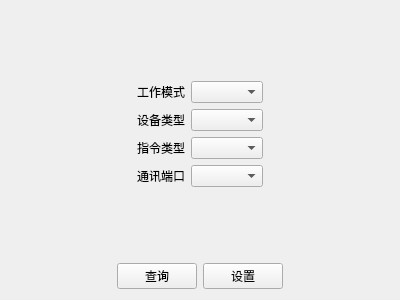
<?xml version="1.0" encoding="UTF-8"?>
<ui version="4.0">
 <class>UploadPramForm</class>
 <widget class="QWidget" name="UploadPramForm">
  <property name="geometry">
   <rect>
    <x>0</x>
    <y>0</y>
    <width>400</width>
    <height>300</height>
   </rect>
  </property>
  <property name="windowTitle">
   <string>Form</string>
  </property>
  <layout class="QVBoxLayout" name="verticalLayout">
   <item>
    <spacer name="verticalSpacer">
     <property name="orientation">
      <enum>Qt::Vertical</enum>
     </property>
     <property name="sizeHint" stdset="0">
      <size>
       <width>20</width>
       <height>66</height>
      </size>
     </property>
    </spacer>
   </item>
   <item>
    <layout class="QHBoxLayout" name="horizontalLayout_2">
     <item>
      <spacer name="horizontalSpacer_3">
       <property name="orientation">
        <enum>Qt::Horizontal</enum>
       </property>
       <property name="sizeHint" stdset="0">
        <size>
         <width>40</width>
         <height>20</height>
        </size>
       </property>
      </spacer>
     </item>
     <item>
      <layout class="QGridLayout" name="gridLayout">
       <item row="1" column="0">
        <widget class="QLabel" name="label">
         <property name="text">
          <string>设备类型</string>
         </property>
        </widget>
       </item>
       <item row="1" column="1">
        <widget class="QComboBox" name="comboBox"/>
       </item>
       <item row="3" column="1">
        <widget class="QComboBox" name="comboBox_4"/>
       </item>
       <item row="2" column="1">
        <widget class="QComboBox" name="comboBox_2"/>
       </item>
       <item row="2" column="0">
        <widget class="QLabel" name="label_2">
         <property name="text">
          <string>指令类型</string>
         </property>
        </widget>
       </item>
       <item row="3" column="0">
        <widget class="QLabel" name="label_4">
         <property name="text">
          <string>通讯端口</string>
         </property>
        </widget>
       </item>
       <item row="0" column="0">
        <widget class="QLabel" name="label_3">
         <property name="text">
          <string>工作模式</string>
         </property>
        </widget>
       </item>
       <item row="0" column="1">
        <widget class="QComboBox" name="comboBox_3"/>
       </item>
      </layout>
     </item>
     <item>
      <spacer name="horizontalSpacer_4">
       <property name="orientation">
        <enum>Qt::Horizontal</enum>
       </property>
       <property name="sizeHint" stdset="0">
        <size>
         <width>40</width>
         <height>20</height>
        </size>
       </property>
      </spacer>
     </item>
    </layout>
   </item>
   <item>
    <spacer name="verticalSpacer_2">
     <property name="orientation">
      <enum>Qt::Vertical</enum>
     </property>
     <property name="sizeHint" stdset="0">
      <size>
       <width>20</width>
       <height>65</height>
      </size>
     </property>
    </spacer>
   </item>
   <item>
    <layout class="QHBoxLayout" name="horizontalLayout">
     <item>
      <spacer name="horizontalSpacer">
       <property name="orientation">
        <enum>Qt::Horizontal</enum>
       </property>
       <property name="sizeHint" stdset="0">
        <size>
         <width>40</width>
         <height>20</height>
        </size>
       </property>
      </spacer>
     </item>
     <item>
      <widget class="QPushButton" name="pushButton">
       <property name="text">
        <string>查询</string>
       </property>
      </widget>
     </item>
     <item>
      <widget class="QPushButton" name="pushButton_2">
       <property name="text">
        <string>设置</string>
       </property>
      </widget>
     </item>
     <item>
      <spacer name="horizontalSpacer_2">
       <property name="orientation">
        <enum>Qt::Horizontal</enum>
       </property>
       <property name="sizeHint" stdset="0">
        <size>
         <width>40</width>
         <height>20</height>
        </size>
       </property>
      </spacer>
     </item>
    </layout>
   </item>
  </layout>
 </widget>
 <resources/>
 <connections/>
</ui>
